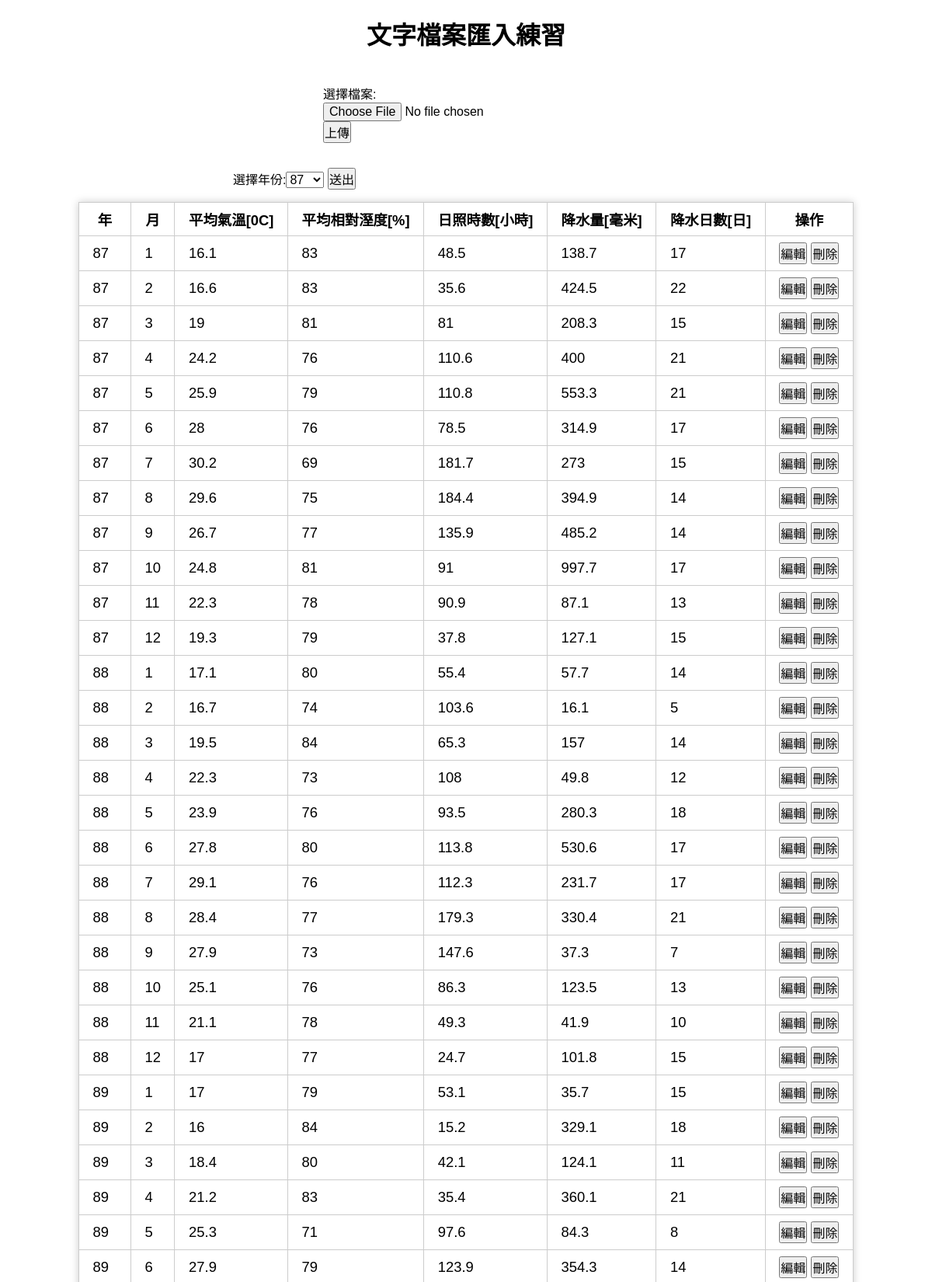
The page /text-import.php (upper part) on the database its author committed.
### tables this page shows
CREATE TABLE `temperature` (
  `id` int(11) UNSIGNED NOT NULL,
  `year` smallint(4) NOT NULL,
  `month` tinyint(2) NOT NULL,
  `tempe` float NOT NULL,
  `humidity` float NOT NULL,
  `daylight` float NOT NULL,
  `preci` float NOT NULL,
  `preci_days` float NOT NULL
);

### text-import.php (the view, shortened to what this page needs)
<?php
include_once "base.php";
?>
<!DOCTYPE html>
<html lang="en">
<head>
    <link rel="stylesheet" href="style.css">
</head>
<body>
<h1 class="header">文字檔案匯入練習</h1>
<form id="uploadForm" action="?" method="post" enctype="multipart/form-data">
    <div>
        選擇檔案:<input type="file" name="file">
    </div>
    <input type="submit" value="上傳">
</form>
<div style="width:50%;margin:1rem auto;">
<form action="?" method="get">
    選擇年份:<select name="year" >
        <?php
            $years=$pdo->query("SELECT `year` FROM `temperature` GROUP BY `year`")->fetchAll(PDO::FETCH_ASSOC);
            foreach($years as $year){
                echo "<option value='{$year['year']}'>{$year['year']}</option>";
            }
        ?>
    </select>
    <input type="submit" value="送出">
</form>
</div>
<table id="list">
    <tr>
        <th>年</th>
        <th>月</th>
        <th>平均氣溫[0C]</th>
        <th>平均相對溼度[%]</th>
        <th>日照時數[小時]</th>
        <th>降水量[毫米]</th>
        <th>降水日數[日]</th>
        <th>操作</th>
    </tr>
    <?php
    if(isset($_GET['year'])){
        $sql="SELECT * FROM temperature where `year`='{$_GET['year']}'";
    }else{
        $sql="SELECT * FROM temperature";
    }
    $rows=$pdo->query($sql)->fetchAll(PDO::FETCH_ASSOC);
    foreach($rows as $row){
    ?>
    <tr>
        <td><?=$row['year'];?></td>
        <td><?=$row['month'];?></td>
        <td><?=$row['tempe'];?></td>
        <td><?=$row['humidity'];?></td>
        <td><?=$row['daylight'];?></td>
        <td><?=$row['preci'];?></td>
        <td><?=$row['preci_days'];?></td>
        <td>
            <button onclick="location.href='update_row.php?id=<?=$row['id'];?>'">編輯</button>
            <button onclick="location.href='del_row.php?id=<?=$row['id'];?>'">刪除</button>
        </td>
    </tr>
    <?php
    }
    ?>
</table>
</body>
</html>

### style.css (style rules this page uses)
* { font-family: "微軟正黑體",Arial, Helvetica, sans-serif; font-size:16px; padding:0; margin:0; list-style-type: none; box-sizing: border-box; text-decoration: none; }
.header { margin:10px auto; padding:10px; text-align: center; font-size:32px; }

### text-import.php (style rules this page uses)
#uploadForm { width:400px; margin:1rem auto; font-size:1.25rem; padding:1rem; }
#list { border-collapse: collapse; box-shadow: 0 0 10px #ccc; margin:1rem auto; }
#list td,#list th { border:1px solid #ccc; padding:0.5rem 1.1rem; font-size:1.15rem; }

### rows shown on the page
temperature: year "87", month "1", tempe "16.1", humidity "83", daylight "48.5", preci "138.7", preci_days "17"
temperature: year "87", month "2", tempe "16.6", humidity "83", daylight "35.6", preci "424.5", preci_days "22"
temperature: year "87", month "3", tempe "19", humidity "81", daylight "81", preci "208.3", preci_days "15"
temperature: year "87", month "4", tempe "24.2", humidity "76", daylight "110.6", preci "400", preci_days "21"
temperature: year "87", month "5", tempe "25.9", humidity "79", daylight "110.8", preci "553.3", preci_days "21"
temperature: year "87", month "6", tempe "28", humidity "76", daylight "78.5", preci "314.9", preci_days "17"
temperature: year "87", month "7", tempe "30.2", humidity "69", daylight "181.7", preci "273", preci_days "15"
temperature: year "87", month "8", tempe "29.6", humidity "75", daylight "184.4", preci "394.9", preci_days "14"
temperature: year "87", month "9", tempe "26.7", humidity "77", daylight "135.9", preci "485.2", preci_days "14"
temperature: year "87", month "10", tempe "24.8", humidity "81", daylight "91", preci "997.7", preci_days "17"
temperature: year "87", month "11", tempe "22.3", humidity "78", daylight "90.9", preci "87.1", preci_days "13"
temperature: year "87", month "12", tempe "19.3", humidity "79", daylight "37.8", preci "127.1", preci_days "15"
temperature: year "88", month "1", tempe "17.1", humidity "80", daylight "55.4", preci "57.7", preci_days "14"
temperature: year "88", month "2", tempe "16.7", humidity "74", daylight "103.6", preci "16.1", preci_days "5"
temperature: year "88", month "3", tempe "19.5", humidity "84", daylight "65.3", preci "157", preci_days "14"
temperature: year "88", month "4", tempe "22.3", humidity "73", daylight "108", preci "49.8", preci_days "12"
temperature: year "88", month "5", tempe "23.9", humidity "76", daylight "93.5", preci "280.3", preci_days "18"
temperature: year "88", month "6", tempe "27.8", humidity "80", daylight "113.8", preci "530.6", preci_days "17"
temperature: year "88", month "7", tempe "29.1", humidity "76", daylight "112.3", preci "231.7", preci_days "17"
temperature: year "88", month "8", tempe "28.4", humidity "77", daylight "179.3", preci "330.4", preci_days "21"
temperature: year "88", month "9", tempe "27.9", humidity "73", daylight "147.6", preci "37.3", preci_days "7"
temperature: year "88", month "10", tempe "25.1", humidity "76", daylight "86.3", preci "123.5", preci_days "13"
temperature: year "88", month "11", tempe "21.1", humidity "78", daylight "49.3", preci "41.9", preci_days "10"
temperature: year "88", month "12", tempe "17", humidity "77", daylight "24.7", preci "101.8", preci_days "15"
temperature: year "89", month "1", tempe "17", humidity "79", daylight "53.1", preci "35.7", preci_days "15"
temperature: year "89", month "2", tempe "16", humidity "84", daylight "15.2", preci "329.1", preci_days "18"
temperature: year "89", month "3", tempe "18.4", humidity "80", daylight "42.1", preci "124.1", preci_days "11"
temperature: year "89", month "4", tempe "21.2", humidity "83", daylight "35.4", preci "360.1", preci_days "21"
temperature: year "89", month "5", tempe "25.3", humidity "71", daylight "97.6", preci "84.3", preci_days "8"
temperature: year "89", month "6", tempe "27.9", humidity "79", daylight "123.9", preci "354.3", preci_days "14"

### other values the page prints
form field year "87"
